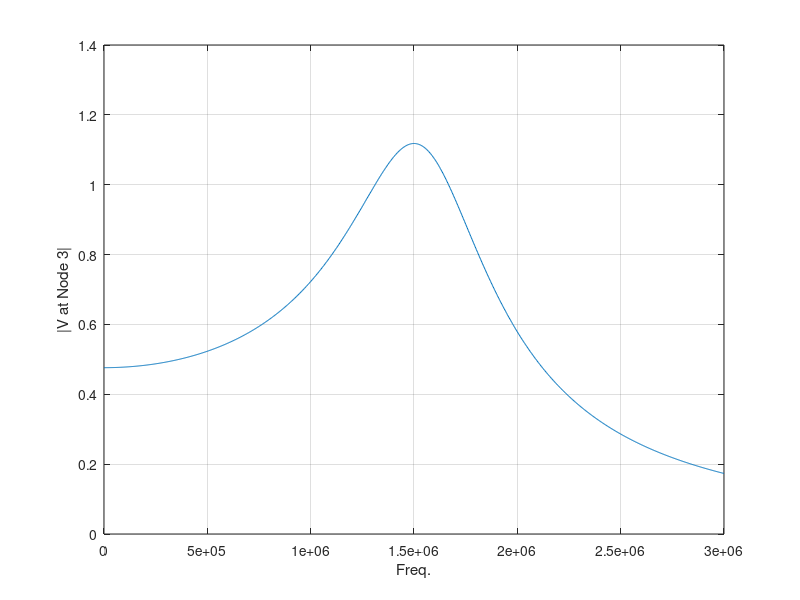

This chart was generated by the following MATLAB code: (Note: this script raises an error after producing the figure.)
function simulatecircuit1()

    addpath("stamps/");
    addpath("test-circuits/");
    
    load("circuit1.mat", 'G', 'C', 'b');

    % The output node
    output_node = 3;

    % Simulation params
    num_points = 1000;
    f_start = 0;
    f_end = 3e6;
    freqs = linspace(f_start, f_end, num_points);
    Vout = zeros(num_points, 1);
    
    % Fequency domain solution
    % s = j*2pi*f
    for i=1:num_points
        s = 1i * 2* pi * freqs(i);
        A = G + s*C;
        [L, U, P, Q] = lu(A, 0.01);
        z = L \ (P*b);
        y = U\z;
        sols = Q*y;
        Vout(i) = abs(sols(output_node));
    end
    
    figure('Name', 'Freq. Domain (circuit1)')
    plot(freqs, Vout);
    grid on;
    xlabel('Freq.')
    ylabel('|V at Node 3|')
    
    % time-domain solution
    freq = 1*10^6;
    T = 1/freq;
    t = linspace(0, 3*T, num_points);
    
    w = 2*pi*freq;
    s = 1i*w;
    
    A = G + s*C;
    
    x = A\b;
    
    Vout_amp = abs(x(output_node));
    Vout_phase = phase(x(output_node));
    
    Vout = Vout_amp*sin(2*pi*freq*t - Vout_phase);
    
    Vin = 10*cos(2*pi*freq*t);
    
    figure('Name', 'Time Domain (circuit1)')
    plot(t, Vout)
    hold on
    plot(t, Vin)
    hold off
    grid on;
    xlabel('Time (s)')
    ylabel('Signals')
end

